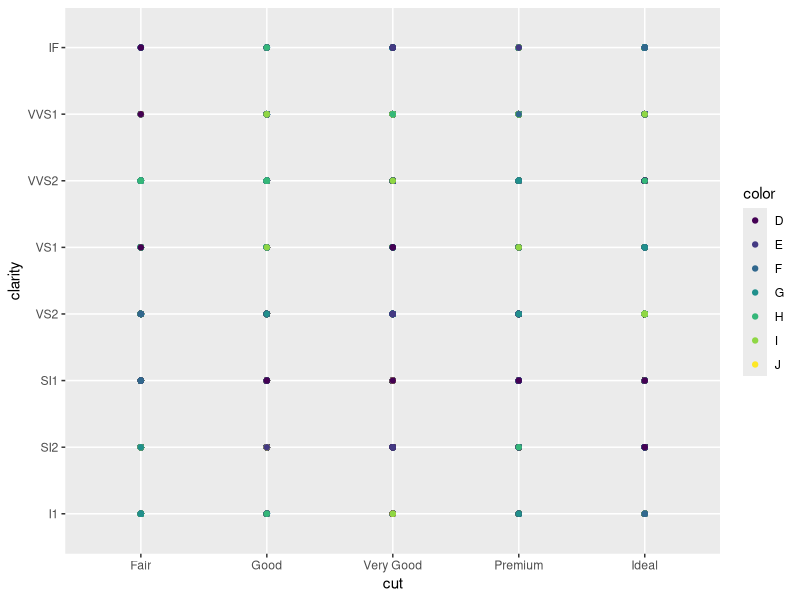

Write the R code that produced this figure.
library(ggplot2)
library(dplyr)

# load data
data("diamonds")

#visualization
ggplot(diamonds, aes(x = cut, y = clarity, color = color)) + 
  geom_point()